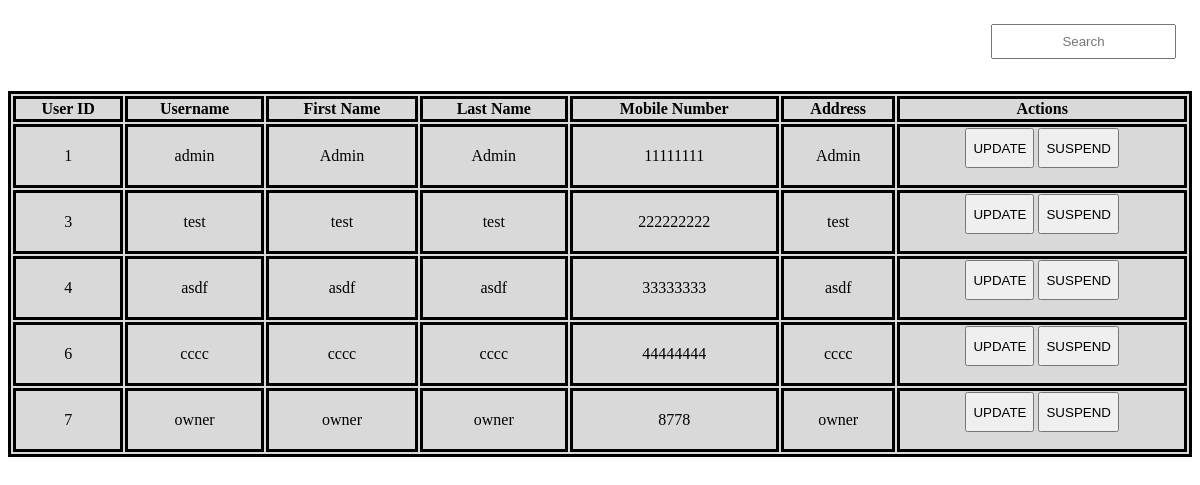
Page /bndProj/main/actors/admin/boundaries/viewUserAccountBoundary.php on the earlier database version.
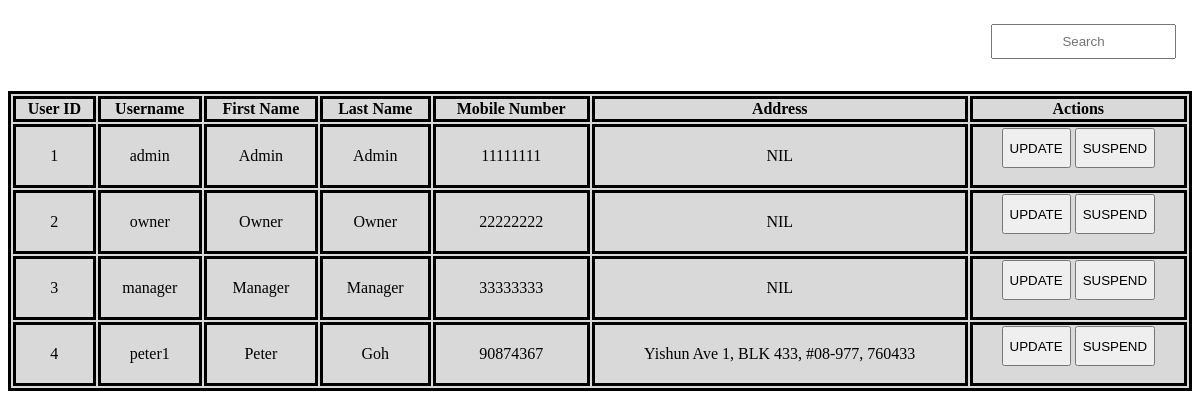
Same page on the later database version.
### tables this page shows
CREATE TABLE `user` (
  `userId` int(11) NOT NULL,
  `username` varchar(255) NOT NULL,
  `password` varchar(255) NOT NULL,
  `firstName` varchar(255) NOT NULL,
  `lastName` varchar(255) NOT NULL,
  `address` varchar(255) NOT NULL,
  `mobileNumber` int(11) NOT NULL,
  `activated` tinyint(1) NOT NULL,
  `userProfileId` int(11) NOT NULL,
  `maxShift` int(11) DEFAULT NULL
);

### bndProj/entities/userEntity.php (called while the page is built, shortened)
<?php
class UserEntity extends Dbh
{
	protected function view()
    {
        $array = [];
        $conn = $this->connectDB();
        $sql = "SELECT * FROM user";
        $result = $conn->query($sql);
        if ($result->num_rows > 0)
        {
            while ($row = $result->fetch_assoc())
            {
                $current = array(
                    'userId' => $row['userId'],
                    'username' => $row['username'],
                    'password' => $row['password'],
                    'firstName' => $row['firstName'],
                    'lastName' => $row['lastName'],
					'address' => $row['address'],
					'mobileNumber' => $row['mobileNumber'],
					'activated' => $row['activated'],
					'userProfileId' => $row['userProfileId']
                );
                array_push($array, $current);
            }
        }
        return $array;
    }
}
?>

### bndProj/controller/admin/viewUserController.php (called while the page is built)
<?php
class ViewUserController extends UserEntity
{
    public function viewUser()
    {
        $user = new UserEntity();
        $array = $user->view();
        return $array;
    }
}
?>

### bndProj/main/actors/admin/boundaries/viewUserAccountBoundary.php (the view, shortened to what this page needs)
<?php
include "../../../entities/userEntity.php";
include "../../../controller/admin/viewUserController.php";
?>
<div class="container">
    <div class="row">
        <div class="search-container ml-auto">
            <form method="POST">
                <input type="text" name="search" id="myInput" placeholder="Search">
            </form>
        </div>
    </div>
    <div class="row">
        <?php
        if(isset($_POST["search"]))
        {
            $userIdOrName = $_POST["search"];
            $searchUser = new SearchUserController();
            $result = $searchUser->searchUser($userIdOrName);
            if(gettype($result) == 'string')
            {
                echo '<script>';
                echo "alert('$result');";
                echo 'document.location = "index.php?page=viewUserAccountBoundary";';
                echo '</script>';
            }
            else
            {
                echo '<table class ="table">';
                echo '  <tr>';
                echo '      <th class="text-center">User ID</th>';
                echo '      <th class="text-center">Username</th>';
                echo '      <th class="text-center">First Name</th>';
                echo '      <th class="text-center">Last Name</th>';
                echo '      <th class="text-center">Mobile Number</th>';
                echo '      <th class="text-center">Address</th>';
                echo '      <th class="text-center" colspan="2">Actions</th>';
                echo '  </tr>';
                foreach($result as $row)
                {
                    echo '  <tr>';
                    echo '      <td>' . $row['userId'] . '</td>';
                    echo '      <td>' . $row['username'] . '</td>';
                    echo '      <td>' . $row['firstName'] . '</td>';
                    echo '      <td>' . $row['lastName'] . '</td>';
                    echo '      <td>' . $row['mobileNumber'] . '</td>';
                    echo '      <td>' . $row['address'] . '</td>';
                    echo '      <td>';
                    echo '          <form method="POST">';
                    echo '              <input type="hidden" name="updateUsername" value="' . $row['username'] . '"/>';
                    echo '              <input type="hidden" name="updateFirstName" value="' . $row['firstName'] . '"/>';
                    echo '              <input type="hidden" name="updateLastName" value="' . $row['lastName'] . '"/>';
                    echo '              <input type="hidden" name="updateMobileNumber" value="' . $row['mobileNumber'] . '"/>';
                    echo '              <input type="hidden" name="updateAddress" value="' . $row['address'] . '"/>';
                    echo '              <input type="hidden" name="updatePassword" value="' . $row['password'] . '"/>';
                    echo '              <input type="hidden" name="updateUserProfileId" value="' . $row['userProfileId'] . '"/>';
                    echo '              <button class="btn btn-primary" style="height:40px" value="' . $row['userId'] . '" name="updateUser">UPDATE</button>';
                    if ($row["activated"] == true)
                    {
                        echo '              <button class="btn btn-danger" style="height:40px" value="' . $row['userId'] . '" name="suspendUser">SUSPEND</button>';
                    }
                    else
                    {
                        echo '              <button class="btn btn-success" style="height:40px" value="' . $row['userId'] . '" name="suspendUser">ACTIVATE</button>';
                    }
                    echo '          </form>';
                    echo '      </td>';
                    echo '  </tr>';
                }
                echo "</table>";
            }
        }else
        {
            $viewUser = new ViewUserController();
            $result = $viewUser->viewUser();
            echo '<table class ="table">';
            echo '  <tr>';
            echo '      <th class="text-center">User ID</th>';
            echo '      <th class="text-center">Username</th>';
            echo '      <th class="text-center">First Name</th>';
            echo '      <th class="text-center">Last Name</th>';
            echo '      <th class="text-center">Mobile Number</th>';
            echo '      <th class="text-center">Address</th>';
            echo '      <th class="text-center" colspan="2">Actions</th>';
            echo '  </tr>';
            foreach($result as $row)
            {
                echo '  <tr>';
                echo '      <td>' . $row['userId'] . '</td>';
                echo '      <td>' . $row['username'] . '</td>';
                echo '      <td>' . $row['firstName'] . '</td>';
                echo '      <td>' . $row['lastName'] . '</td>';
                echo '      <td>' . $row['mobileNumber'] . '</td>';
                echo '      <td>' . $row['address'] . '</td>';
                echo '      <td>';
                echo '          <form method="POST">';
                echo '              <button class="btn btn-primary" style="height:40px" value="' . $row['userId'] . '" name="updateUser">UPDATE</button>';
                if ($row["activated"] == true)
                {
                    echo '              <button class="btn btn-danger" style="height:40px" value="' . $row['userId'] . '" name="suspendUser">SUSPEND</button>';
                }
                else
                {
                    echo '              <button class="btn btn-success" style="height:40px" value="' . $row['userId'] . '" name="suspendUser">ACTIVATE</button>';
                }
                echo '          </form>';
                echo '      </td>';
                echo '  </tr>';
            }
            echo "</table>";
        }
        ?>
    </div>
</div>

### bndProj/main/actors/admin/boundaries/viewUserAccountBoundary.php (style rules this page uses)
.table { margin-top: 1em !important; margin-left: auto; margin-right: auto; border-style: solid; border-color: black; background-color: #D9D9D9; width: 100%; text-align: center; }
th, td , tr { border-style: solid; border-color: black; }
.search-container { float: right; margin: 1em; }
.search-container input { height: 35px; margin-left: 1em; text-align: center; }

Differences in the rows shown:
removed user: userId "6", username "cccc", firstName "cccc", lastName "cccc", mobileNumber "44444444", address "cccc"
removed user: userId "7", username "owner", firstName "owner", lastName "owner", mobileNumber "8778", address "owner"
changed user "admin": address "Admin" → "NIL"
added user: userId "2", username "owner", firstName "Owner", lastName "Owner", mobileNumber "22222222", address "NIL"
changed user id 3: username "test" → "manager"; firstName "test" → "Manager"; lastName "test" → "Manager"; mobileNumber "222222222" → "33333333"; address "test" → "NIL"
changed user id 4: username "asdf" → "peter1"; firstName "asdf" → "Peter"; lastName "asdf" → "Goh"; mobileNumber "33333333" → "90874367"; address "asdf" → "Yishun Ave 1, BLK 433, #08-977, 760433"
